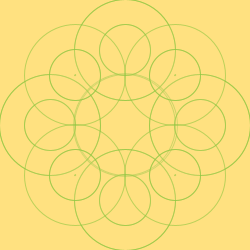
Frame 1 (no input)
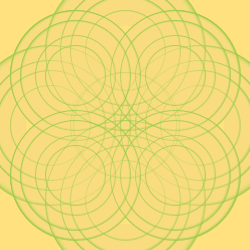
Frame 60 (the mouse pressed at the canvas centre just before this capture)
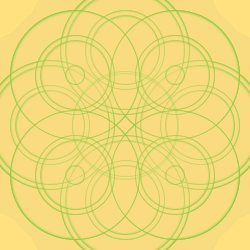
Frame 120 (the mouse held since frame 60 and released just before this capture)

The Processing sketch that drew these frames (run headless with seeded random() and noise(); from frame 60 on, the mouse is pressed at the canvas centre):

// Processing sketch: processing_18364
// ── processing_18364.pde

void setup () {
  size (250, 250);
  background (#FFE180);
  smooth ();
  frameRate (18);
};

float rad1 = 100.0;
float rad2 = 100.0;

float rectW = 50.0;
float rectH = 50.0;

void draw () {
  fill (#FFE180, 25);
  noStroke ();
  rect (0, 0, width, height);
  
  //CIRs
  rad1 += 0.5;
  rad2 += 1;
  
  if (rad1 > 105) {
    rad1 = 100;
  };
  
  if (rad2 > 108) {
    rad2 = 100;
  };
  
  stroke (#8CC63F, 150);
  ellipse (width/2, height/2, rad2+3, rad1+3);  
  ellipse (width/2, height/2, rad1, rad2);
  
  //CIRs 2
  rectW += 0.5;
  rectH += 1;
  
  if (rectW > 80) {
    rectW = 50.0;
  };
  
  if (rectH > 150) {
    rectH = 50.0;
  };
  
  ellipse (width/2+75, height/2, rectW, rectW);
  ellipse (width/2+75, height/2, rectW+50, rectW+50);
  ellipse (width/2+75, height/2, rectH+50, rectH+50);
  ellipse (width/2+75, height/2, rectH, rectH);

  ellipse (width/2-75, height/2, rectW, rectW);
  ellipse (width/2-75, height/2, rectW+50, rectW+50);
  ellipse (width/2-75, height/2, rectH+50, rectH+50);
  ellipse (width/2-75, height/2, rectH, rectH);
  
  ellipse (width/2, height/2+75, rectW, rectW);
  ellipse (width/2, height/2+75, rectW+50, rectW+50);
  ellipse (width/2, height/2+75, rectH+50, rectH+50);
  ellipse (width/2, height/2+75, rectH, rectH);  
  
  ellipse (width/2, height/2-75, rectW, rectW);
  ellipse (width/2, height/2-75, rectW+50, rectW+50);
  ellipse (width/2, height/2-75, rectH+50, rectH+50);
  ellipse (width/2, height/2-75, rectH, rectH);    

  ellipse (width/2+50, height/2-50, rectW, rectW);
  ellipse (width/2+50, height/2-50, rectW+50, rectW+50);
  ellipse (width/2+50, height/2-50, rectH-50, rectH-50);
  ellipse (width/2+50, height/2-50, rectH, rectH);
  
  ellipse (width/2-50, height/2-50, rectW, rectW);
  ellipse (width/2-50, height/2-50, rectW+50, rectW+50);
  ellipse (width/2-50, height/2-50, rectH-50, rectH-50);
  ellipse (width/2-50, height/2-50, rectH, rectH);  
  
  ellipse (width/2+50, height/2+50, rectW, rectW);
  ellipse (width/2+50, height/2+50, rectW+50, rectW+50);
  ellipse (width/2+50, height/2+50, rectH-50, rectH-50);
  ellipse (width/2+50, height/2+50, rectH, rectH); 

  ellipse (width/2-50, height/2+50, rectW, rectW);
  ellipse (width/2-50, height/2+50, rectW+50, rectW+50);
  ellipse (width/2-50, height/2+50, rectH-50, rectH-50);
  ellipse (width/2-50, height/2+50, rectH, rectH);
};
